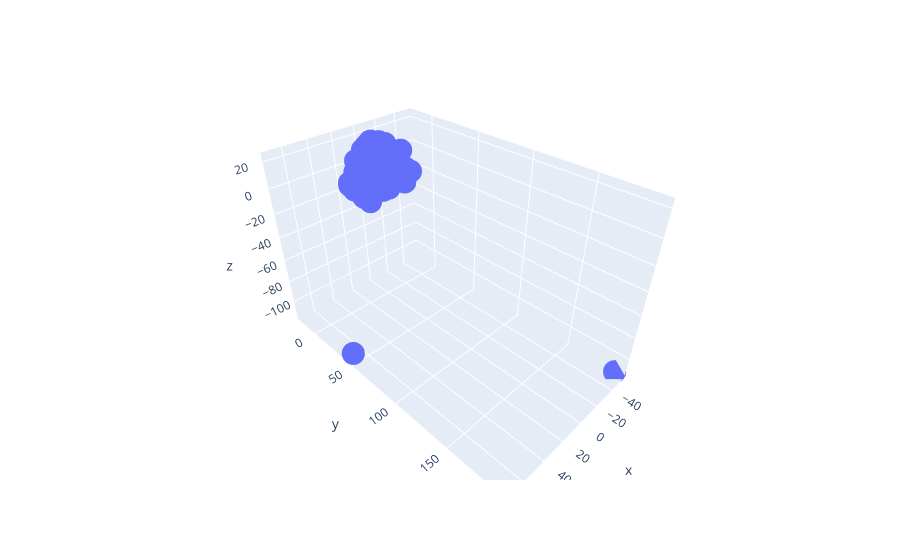

The code cell stored with this chart in its notebook:
### Code cell
''' t-SNE '''

# Parameters
PERPLEXITY = 3
TSNE_N_COMPONENTS = 3
TSNE_N_COMPONENT_NAMES = [f'TSNE Component {n+1}' for n in range(TSNE_N_COMPONENTS)]

# Model
tsne_model = TSNE(n_components=TSNE_N_COMPONENTS, perplexity=PERPLEXITY, random_state=42)

# Fit
y = tsne_model.fit_transform(scaled_data_df)
print(f'Divergence:', tsne_model.kl_divergence_)

# Results df
tsne_df = pd.DataFrame(y, columns=TSNE_N_COMPONENT_NAMES)

# Visualize
def tsne_chart(colors: list = None):

    fig = go.Figure()
    if TSNE_N_COMPONENTS == 2:
        fig = px.scatter(
            x=tsne_df['TSNE Component 1'],
            y=tsne_df['TSNE Component 2'],
            color=colors,
        )
    else:
        fig = px.scatter_3d(
            x=tsne_df['TSNE Component 1'],
            y=tsne_df['TSNE Component 2'],
            z=tsne_df['TSNE Component 3'],
            color=colors,
        )
    fig.update_layout(
        xaxis_title='TSNE Component 1', 
        yaxis_title='TSNE Component 2'
    )
        
    return fig

# Show
print(tsne_df.shape)
print(tsne_df.head().to_string())

fig = tsne_chart()
fig.show()

### Figure 1 — Plotly figure (JSON) as saved in the notebook; plotly's stock layout.template omitted (floating-point values rounded to 4 significant figures; data arrays with more than 128 entries replaced by an {"elided": "..."} marker saying what was removed)
{"data": [{"hovertemplate": "x=%{x}<br>y=%{y}<br>z=%{z}<extra></extra>", "legendgroup": "", "marker": {"color": "#636efa", "symbol": "circle"}, "mode": "markers", "name": "", "scene": "scene", "showlegend": false, "type": "scatter3d", "x": {"elided": "288 float values"}, "y": {"elided": "288 float values"}, "z": {"elided": "288 float values"}}], "layout": {"legend": {"tracegroupgap": 0}, "margin": {"t": 60}, "scene": {"domain": {"x": [0, 1], "y": [0, 1]}, "xaxis": {"title": {"text": "x"}}, "yaxis": {"title": {"text": "y"}}, "zaxis": {"title": {"text": "z"}}}, "xaxis": {"title": {"text": "TSNE Component 1"}}, "yaxis": {"title": {"text": "TSNE Component 2"}}}}
